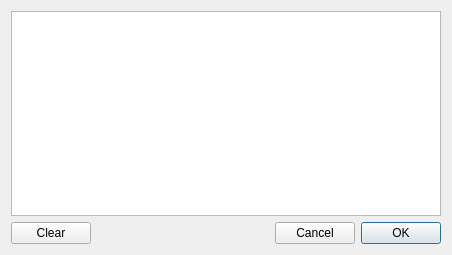
<?xml version="1.0" encoding="UTF-8"?>
<ui version="4.0">
 <class>fileListDialog</class>
 <widget class="QDialog" name="fileListDialog">
  <property name="geometry">
   <rect>
    <x>0</x>
    <y>0</y>
    <width>452</width>
    <height>255</height>
   </rect>
  </property>
  <property name="windowTitle">
   <string>Dialog</string>
  </property>
  <layout class="QVBoxLayout" name="verticalLayout_2">
   <item>
    <widget class="QListView" name="listView"/>
   </item>
   <item>
    <layout class="QHBoxLayout" name="horizontalLayout">
     <item>
      <widget class="QPushButton" name="buttonClear">
       <property name="text">
        <string>Clear</string>
       </property>
      </widget>
     </item>
     <item>
      <spacer name="horizontalSpacer">
       <property name="orientation">
        <enum>Qt::Horizontal</enum>
       </property>
       <property name="sizeHint" stdset="0">
        <size>
         <width>40</width>
         <height>20</height>
        </size>
       </property>
      </spacer>
     </item>
     <item>
      <widget class="QPushButton" name="buttonCancel">
       <property name="text">
        <string>Cancel</string>
       </property>
      </widget>
     </item>
     <item>
      <widget class="QPushButton" name="buttonOk">
       <property name="text">
        <string>OK</string>
       </property>
       <property name="default">
        <bool>true</bool>
       </property>
      </widget>
     </item>
    </layout>
   </item>
  </layout>
 </widget>
 <resources/>
 <connections/>
</ui>
